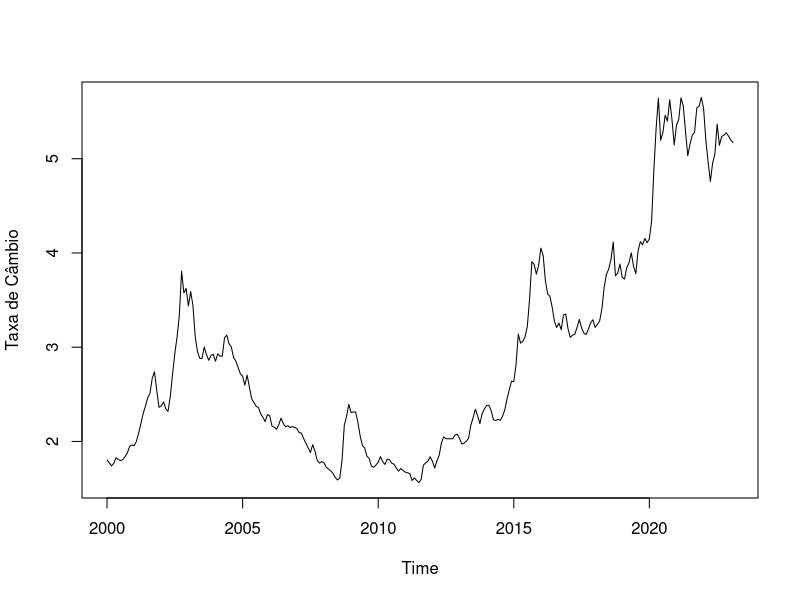
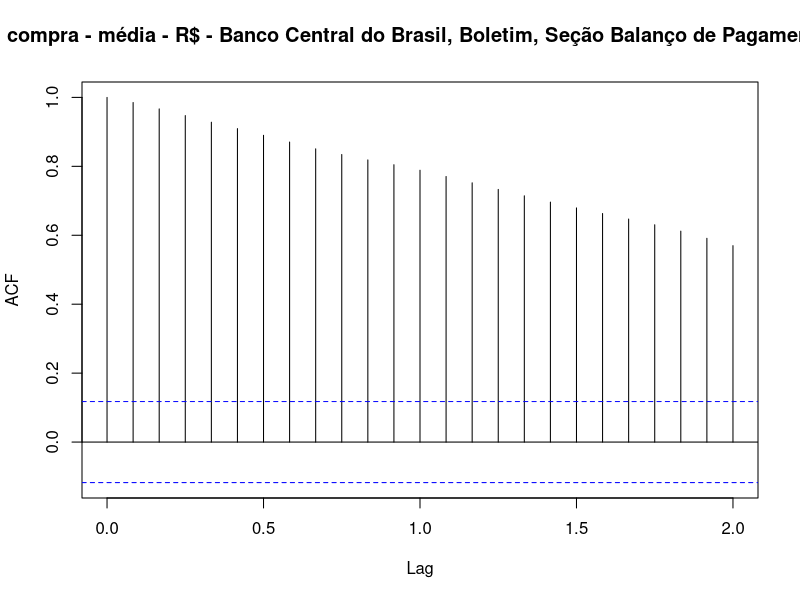
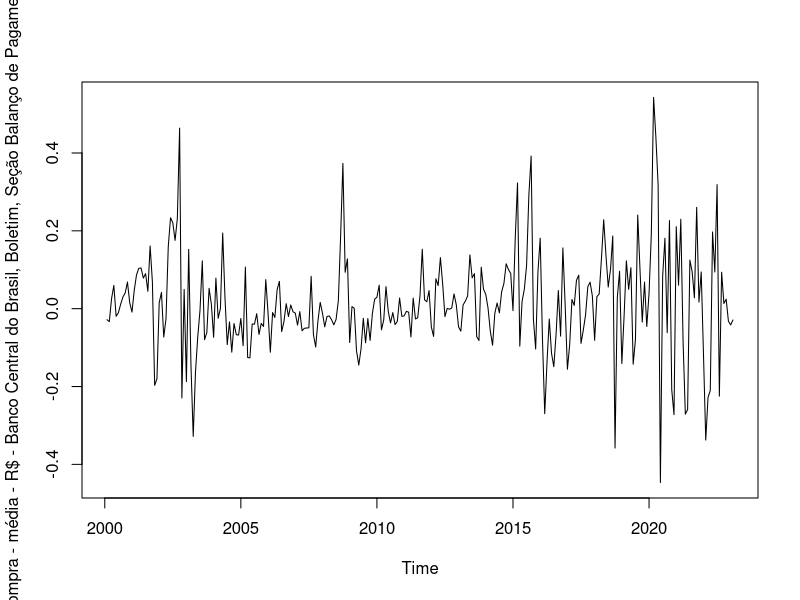
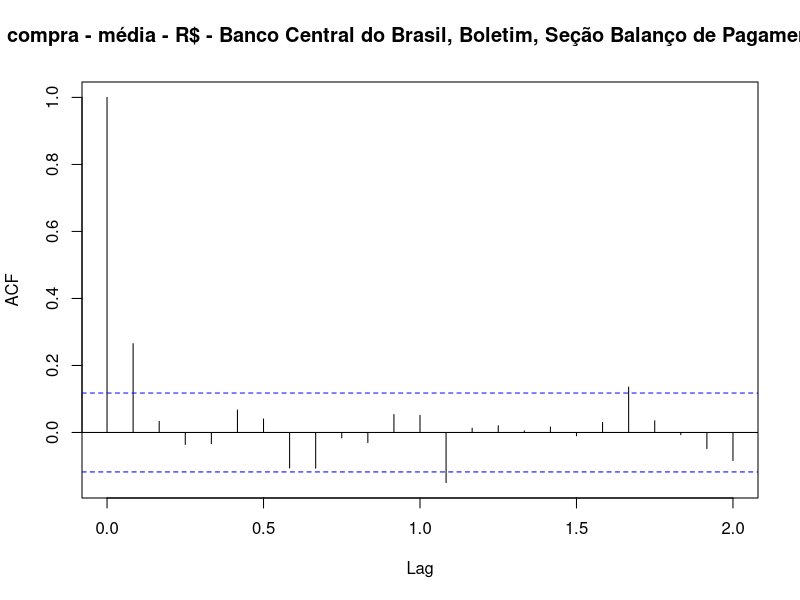
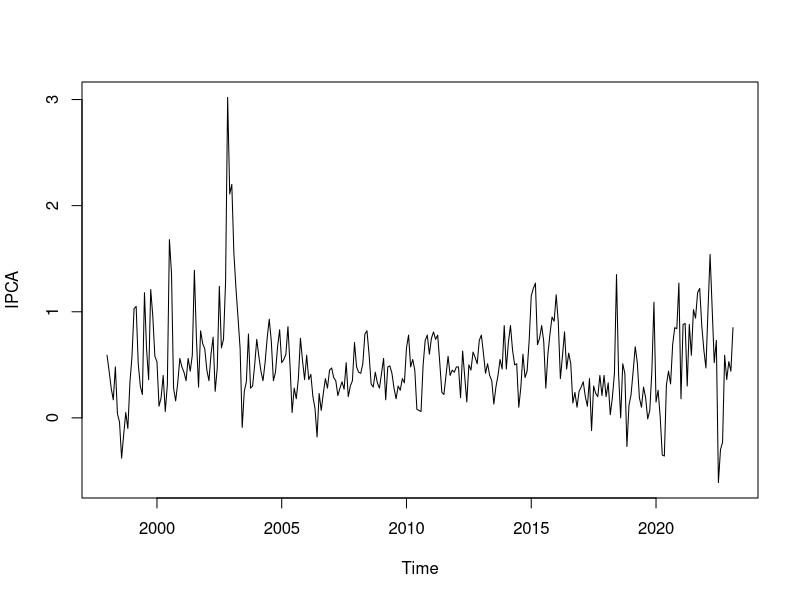
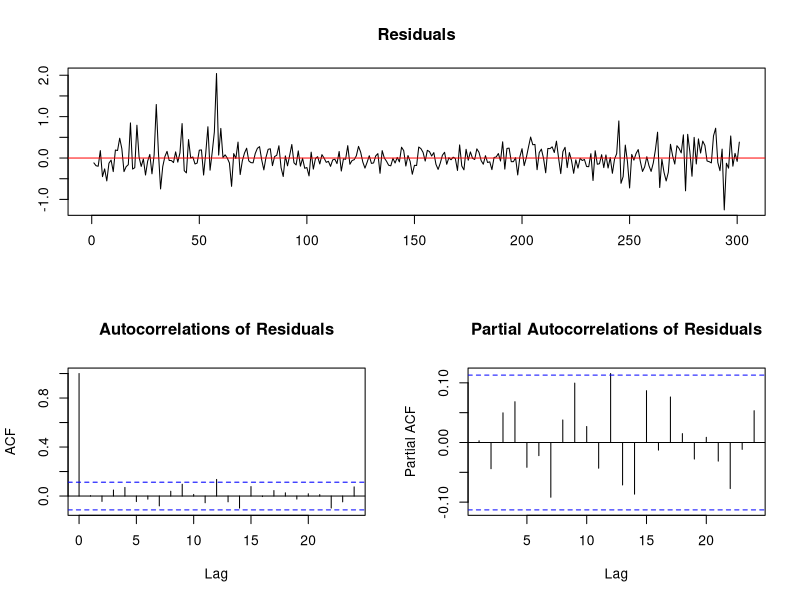
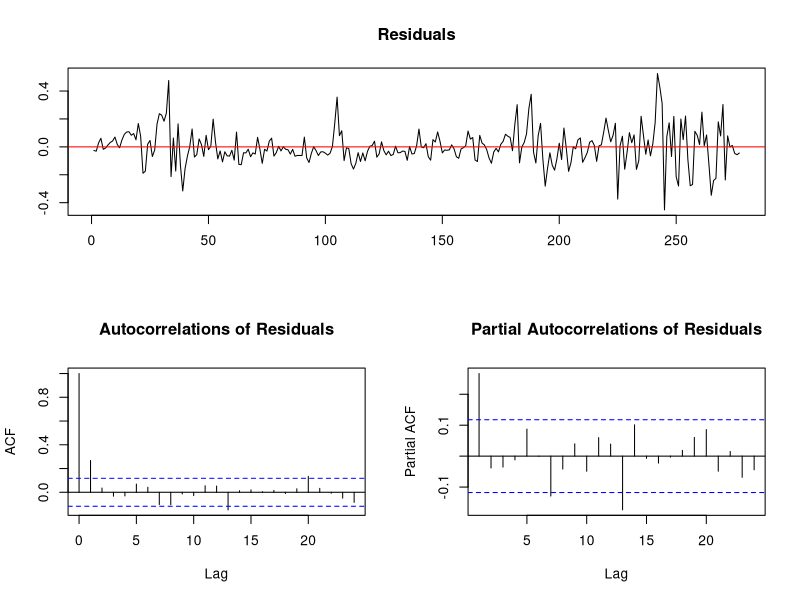
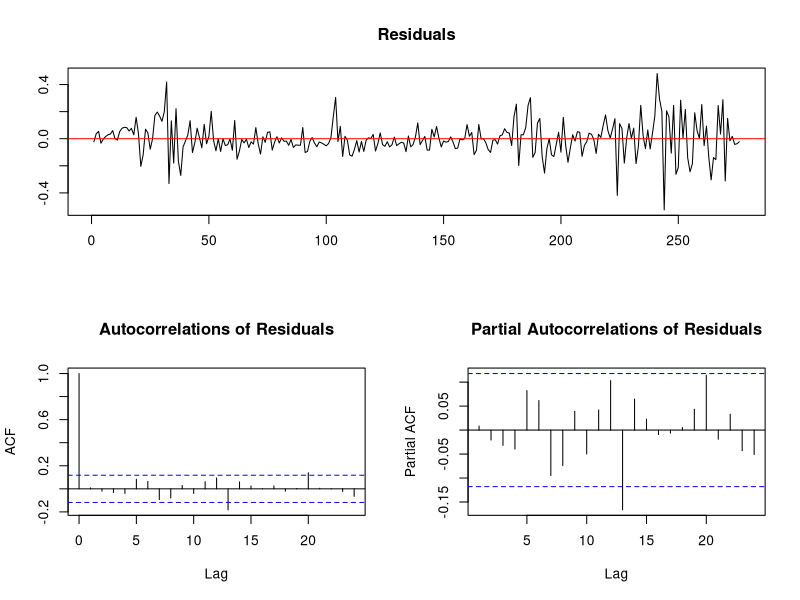

Source code (R) for these figures, in order:
## ---- chunk 1
knitr::opts_chunk$set(echo = TRUE)
## ---- chunk 2
library(readxl)

cambio=read_excel('Cambio.xlsx')

cambio = ts(cambio[,2],start=c(2000,1),freq=12)

plot(cambio,ylab='Taxa de Câmbio')
acf(cambio)

#Primeira Diferença
dcambio=diff(cambio)
plot(dcambio)
acf(dcambio)


## ---- chunk 3
library(readxl)

ipca=read_excel('IPCA.xlsx')

y = ts(ipca[,2],start=c(1998,1),freq=12)

plot(y,ylab='IPCA')

## ---- chunk 4
#install.packages('urca')
library(urca)

#Modelo com constante

ipca.df1 =ur.df(y,type='drift',lags=0)
summary(ipca.df1)

plot(ipca.df1)

## ---- chunk 5
cam.df1=ur.df(cambio,type='trend',lags=0)
plot(cam.df1)

cam.df2=ur.df(cambio,type='trend',lags=1)
plot(cam.df2)
summary(cam.df2)

cam.df2=ur.df(cambio,type='trend',lags=12,selectlags = 'AIC')
plot(cam.df2)
summary(cam.df2)

cam.df2=ur.df(cambio,type='trend',lags=12,selectlags = 'BIC')
plot(cam.df2)
summary(cam.df2)

cam.df3=ur.df(cambio,type='drift',lags=12,selectlags = 'BIC')
plot(cam.df3)
summary(cam.df3)

cam.df4=ur.df(cambio,type='none',lags=12,selectlags='BIC')
plot(cam.df4)
summary(cam.df4)

#teste em relação a variação do câmbio
dcambio=diff(cambio)

plot(dcambio)

dcam.df=ur.df(dcambio,type='none',lags=0)
plot(dcam.df)
summary(dcam.df)

dcam.df1=ur.df(dcambio,type='none',lags=24,selectlags='BIC')
plot(dcam.df1)
summary(dcam.df1)
## ---- chunk 6
#Série IPCA
#modelo com constante
library(urca)

ipca.pp = ur.pp(y,type='Z-tau',model='constant',lags='short')
plot(ipca.pp)
summary(ipca.pp)

y.pp = ur.pp(y,type='Z-alpha',model='constant',lags='short')
plot(y.pp)
summary(y.pp)

## ---- chunk 7
#Modelo com constante e tendência

cambio.pp1= ur.pp(cambio, type='Z-tau',model='trend',lags='short')
plot(cambio.pp1)
summary(cambio.pp1)

cambio.pp2=ur.pp(cambio,type='Z-tau',model='constant',lags='short')
summary(cambio.pp2)
## ---- chunk 8
#IPCA
ipca.kpss=ur.kpss(y,type='mu',lags='short')
plot(ipca.kpss)

summary(ipca.kpss)
## ---- chunk 9
#Câmbio

cambio.kpss1=ur.kpss(cambio,type='tau',lags='long')
plot(cambio.kpss1)
summary(cambio.kpss1)

cambio.kpss2=ur.kpss(cambio,type='mu',lags='long')
plot(cambio.kpss2)
summary(cambio.kpss2)
